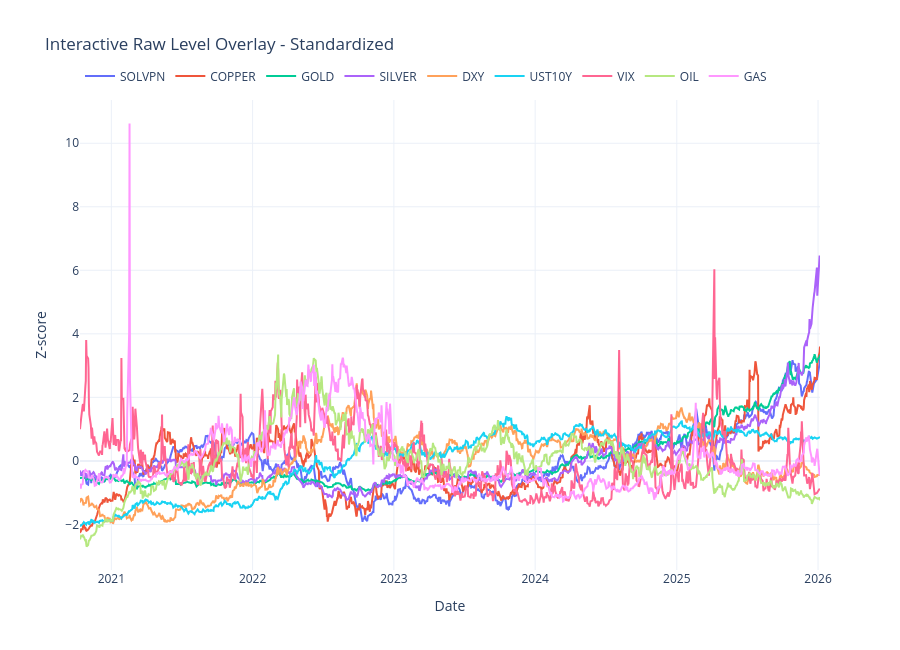

Notebook code cell kept with this figure:
### Code cell
import pandas as pd
import plotly.graph_objects as go
from pathlib import Path

# ----------------------------
# 1) Load
# ----------------------------
INPUT_PATH = Path("./tvpvar_preprocessed/tvpvar_raw_level_merged.csv")

df = pd.read_csv(INPUT_PATH)
df["Date"] = pd.to_datetime(df["Date"])
df = df.sort_values("Date").reset_index(drop=True)

# 사용할 변수 직접 지정
num_cols = [
    "SOLVPN",
    "COPPER",
    "GOLD",
    "SILVER",
    "DXY",
    "UST10Y",
    "VIX",
    "OIL",
    "GAS",
]

# 실제 존재하는 컬럼만 사용
missing_cols = [c for c in num_cols if c not in df.columns]
if missing_cols:
    raise ValueError(f"Missing columns in input file: {missing_cols}")

print("Using columns:", num_cols)

# ----------------------------
# 2) 표준화
# ----------------------------
df_std = df[["Date"] + num_cols].copy()

for col in num_cols:
    s = pd.to_numeric(df_std[col], errors="coerce")
    mean = s.mean()
    std = s.std()

    if std == 0 or pd.isna(std):
        raise ValueError(f"Cannot standardize column with zero or NaN std: {col}")

    df_std[col] = (s - mean) / std

# ----------------------------
# 3) Plotly 인터랙티브 그래프
# ----------------------------
fig = go.Figure()

for col in num_cols:
    fig.add_trace(
        go.Scatter(
            x=df_std["Date"],
            y=df_std[col],
            mode="lines",
            name=col
        )
    )

fig.update_layout(
    title="Interactive Raw Level Overlay - Standardized",
    xaxis_title="Date",
    yaxis_title="Z-score",
    height=650,
    hovermode="x unified",
    template="plotly_white",
    legend=dict(
        orientation="h",
        yanchor="bottom",
        y=1.02,
        xanchor="left",
        x=0
    )
)

fig.show()

### Figure 1 — Plotly figure (JSON) as saved in the notebook; plotly's stock layout.template omitted (floating-point values rounded to 4 significant figures; data arrays with more than 128 entries replaced by an {"elided": "..."} marker saying what was removed)
{"data": [{"mode": "lines", "name": "SOLVPN", "type": "scatter", "x": {"elided": "1033 str values"}, "y": {"elided": "1033 float values"}}, {"mode": "lines", "name": "COPPER", "type": "scatter", "x": {"elided": "1033 str values"}, "y": {"elided": "1033 float values"}}, {"mode": "lines", "name": "GOLD", "type": "scatter", "x": {"elided": "1033 str values"}, "y": {"elided": "1033 float values"}}, {"mode": "lines", "name": "SILVER", "type": "scatter", "x": {"elided": "1033 str values"}, "y": {"elided": "1033 float values"}}, {"mode": "lines", "name": "DXY", "type": "scatter", "x": {"elided": "1033 str values"}, "y": {"elided": "1033 float values"}}, {"mode": "lines", "name": "UST10Y", "type": "scatter", "x": {"elided": "1033 str values"}, "y": {"elided": "1033 float values"}}, {"mode": "lines", "name": "VIX", "type": "scatter", "x": {"elided": "1033 str values"}, "y": {"elided": "1033 float values"}}, {"mode": "lines", "name": "OIL", "type": "scatter", "x": {"elided": "1033 str values"}, "y": {"elided": "1033 float values"}}, {"mode": "lines", "name": "GAS", "type": "scatter", "x": {"elided": "1033 str values"}, "y": {"elided": "1033 float values"}}], "layout": {"height": 650, "hovermode": "x unified", "legend": {"orientation": "h", "x": 0, "xanchor": "left", "y": 1.02, "yanchor": "bottom"}, "title": {"text": "Interactive Raw Level Overlay - Standardized"}, "xaxis": {"title": {"text": "Date"}}, "yaxis": {"title": {"text": "Z-score"}}}}
